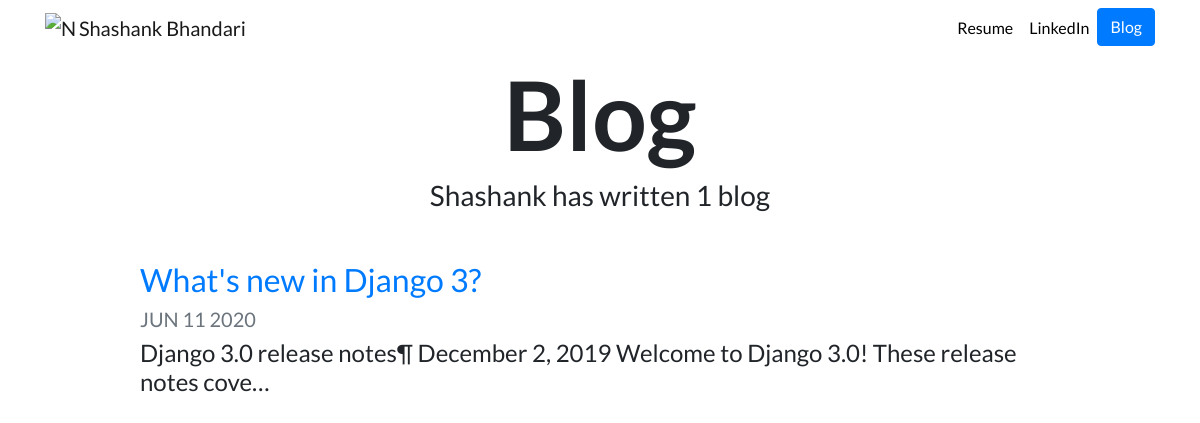
Screenshot of /blog/ with the database file from the repository.
### blog/models.py (models this page shows, shortened)
class Blog(models.Model):
    title = models.CharField(max_length=200)
    description = models.TextField()
    date = models.DateField()

### blog/views.py (the view)
# urls.py: path('', views.all_blogs, name='all_blogs'),
def all_blogs(request):
    blogs = Blog.objects.order_by('-date')
    return render(request, 'blog/all_blogs.html', {'blogs':blogs})

### blog/templates/blog/all_blogs.html
{% extends 'portfolio/base.html' %}
{% load static %}
{% block content %}
<h1 id="blogtitle" class="font-weight-bold text-center">Blog</h1>
<h3 class="text-center mb-5">Shashank has written {{ blogs.count }} blog{{ blogs.count|pluralize }}</h3>
{% for blog in blogs %}
<div class="row justify-content-center my-3">
  <div class="col-md-10">
    <a href="{% url 'blog:detail' blog.id %}">
      <h2>{{ blog.title }}</h2>
    </a>
    <h5 class="text-muted">{{ blog.date|date:'M d Y'|upper }}</h5>
    <h4>{{ blog.description|striptags|truncatechars:100 }}</h4>
  </div>
</div>
{% endfor %}
{% endblock %}

### portfolio/static/portfolio/custom.css (style rules this page uses)
body { font-family: 'Lato', sans-serif; }
#blogtitle { font-size: 6rem; }

### rows the page displays
Blog: title "What's new in Django 3?", date "JUN 11 2020", description "Django 3.0 release notes¶ December 2, 2019 Welcome to Django 3.0! These release notes cove…"

### other values shown
{{ blogs.count }} "1"
